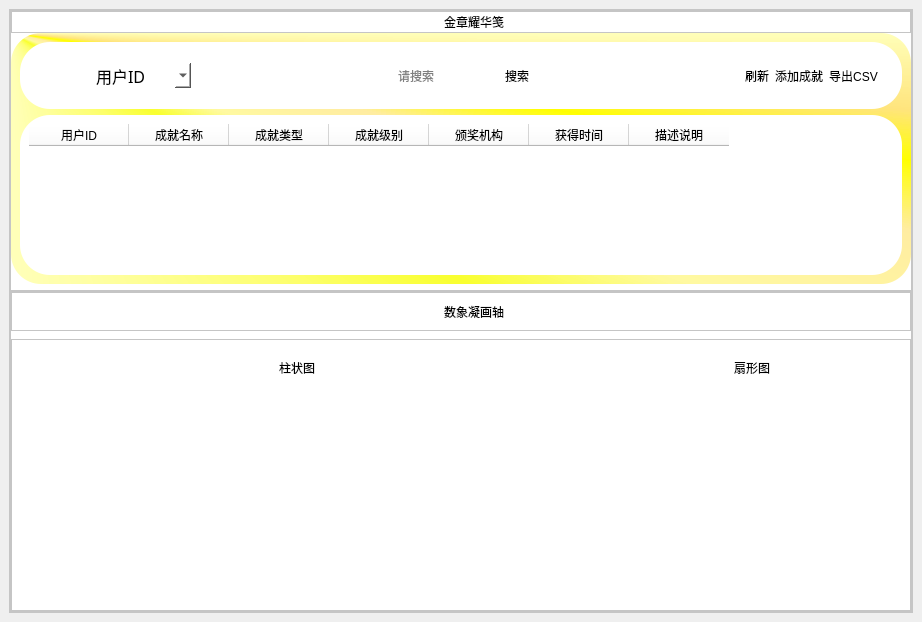
<?xml version="1.0" encoding="UTF-8"?>
<ui version="4.0">
 <class>AchievementWindow</class>
 <widget class="QWidget" name="AchievementWindow">
  <property name="geometry">
   <rect>
    <x>0</x>
    <y>0</y>
    <width>922</width>
    <height>622</height>
   </rect>
  </property>
  <property name="sizePolicy">
   <sizepolicy hsizetype="Preferred" vsizetype="Preferred">
    <horstretch>10</horstretch>
    <verstretch>0</verstretch>
   </sizepolicy>
  </property>
  <property name="windowTitle">
   <string>Form</string>
  </property>
  <layout class="QVBoxLayout" name="verticalLayout" stretch="0">
   <property name="spacing">
    <number>9</number>
   </property>
   <property name="leftMargin">
    <number>9</number>
   </property>
   <property name="topMargin">
    <number>9</number>
   </property>
   <property name="rightMargin">
    <number>9</number>
   </property>
   <property name="bottomMargin">
    <number>9</number>
   </property>
   <item>
    <widget class="QFrame" name="frame">
     <property name="styleSheet">
      <string notr="true">background-color: rgb(255, 255, 255);</string>
     </property>
     <property name="frameShape">
      <enum>QFrame::Shape::StyledPanel</enum>
     </property>
     <property name="frameShadow">
      <enum>QFrame::Shadow::Raised</enum>
     </property>
     <layout class="QVBoxLayout" name="verticalLayout_9">
      <property name="spacing">
       <number>0</number>
      </property>
      <property name="leftMargin">
       <number>0</number>
      </property>
      <property name="topMargin">
       <number>0</number>
      </property>
      <property name="rightMargin">
       <number>0</number>
      </property>
      <property name="bottomMargin">
       <number>0</number>
      </property>
      <item>
       <widget class="QFrame" name="frame_16">
        <property name="sizePolicy">
         <sizepolicy hsizetype="Preferred" vsizetype="Expanding">
          <horstretch>0</horstretch>
          <verstretch>7</verstretch>
         </sizepolicy>
        </property>
        <property name="frameShape">
         <enum>QFrame::Shape::StyledPanel</enum>
        </property>
        <property name="frameShadow">
         <enum>QFrame::Shadow::Raised</enum>
        </property>
        <layout class="QVBoxLayout" name="verticalLayout_11">
         <property name="spacing">
          <number>0</number>
         </property>
         <property name="leftMargin">
          <number>0</number>
         </property>
         <property name="topMargin">
          <number>0</number>
         </property>
         <property name="rightMargin">
          <number>0</number>
         </property>
         <property name="bottomMargin">
          <number>6</number>
         </property>
         <item>
          <layout class="QVBoxLayout" name="verticalLayout_4">
           <item>
            <widget class="QFrame" name="frame_9">
             <property name="frameShape">
              <enum>QFrame::Shape::StyledPanel</enum>
             </property>
             <property name="frameShadow">
              <enum>QFrame::Shadow::Raised</enum>
             </property>
             <layout class="QHBoxLayout" name="horizontalLayout_13">
              <property name="spacing">
               <number>0</number>
              </property>
              <property name="leftMargin">
               <number>0</number>
              </property>
              <property name="topMargin">
               <number>0</number>
              </property>
              <property name="rightMargin">
               <number>0</number>
              </property>
              <property name="bottomMargin">
               <number>0</number>
              </property>
              <item>
               <layout class="QHBoxLayout" name="horizontalLayout_12">
                <property name="spacing">
                 <number>0</number>
                </property>
                <item>
                 <spacer name="horizontalSpacer_5">
                  <property name="orientation">
                   <enum>Qt::Orientation::Horizontal</enum>
                  </property>
                  <property name="sizeHint" stdset="0">
                   <size>
                    <width>40</width>
                    <height>20</height>
                   </size>
                  </property>
                 </spacer>
                </item>
                <item>
                 <layout class="QHBoxLayout" name="horizontalLayout_5">
                  <property name="spacing">
                   <number>0</number>
                  </property>
                  <item>
                   <widget class="QLabel" name="label">
                    <property name="sizePolicy">
                     <sizepolicy hsizetype="Minimum" vsizetype="Expanding">
                      <horstretch>2</horstretch>
                      <verstretch>0</verstretch>
                     </sizepolicy>
                    </property>
                    <property name="minimumSize">
                     <size>
                      <width>25</width>
                      <height>0</height>
                     </size>
                    </property>
                    <property name="maximumSize">
                     <size>
                      <width>50</width>
                      <height>16777215</height>
                     </size>
                    </property>
                    <property name="styleSheet">
                     <string notr="true">image: url(:/icons/res1/icons/announce.png);
image: url(:/icons/res1/icons/Crown.png);
font: 15pt &quot;Agency FB&quot;;</string>
                    </property>
                    <property name="text">
                     <string/>
                    </property>
                   </widget>
                  </item>
                  <item alignment="Qt::AlignmentFlag::AlignHCenter">
                   <widget class="QLabel" name="label_3">
                    <property name="sizePolicy">
                     <sizepolicy hsizetype="Expanding" vsizetype="Expanding">
                      <horstretch>1</horstretch>
                      <verstretch>0</verstretch>
                     </sizepolicy>
                    </property>
                    <property name="styleSheet">
                     <string notr="true">font: 700 12pt &quot;Agency FB&quot;;</string>
                    </property>
                    <property name="text">
                     <string>金章耀华笺</string>
                    </property>
                   </widget>
                  </item>
                 </layout>
                </item>
                <item>
                 <spacer name="horizontalSpacer_6">
                  <property name="orientation">
                   <enum>Qt::Orientation::Horizontal</enum>
                  </property>
                  <property name="sizeHint" stdset="0">
                   <size>
                    <width>40</width>
                    <height>20</height>
                   </size>
                  </property>
                 </spacer>
                </item>
               </layout>
              </item>
             </layout>
            </widget>
           </item>
           <item>
            <widget class="QFrame" name="frame_2">
             <property name="sizePolicy">
              <sizepolicy hsizetype="Preferred" vsizetype="Expanding">
               <horstretch>0</horstretch>
               <verstretch>1</verstretch>
              </sizepolicy>
             </property>
             <property name="styleSheet">
              <string notr="true">#frame_2{
	border-radius:30px;
	background-color: rgb(0, 255, 127);
	
	background-color: rgb(170, 0, 255);
	
	background-color: qconicalgradient(cx:0, cy:0, angle:135, stop:0 rgba(255, 255, 0, 69), stop:0.375 rgba(255, 255, 0, 69), stop:0.423533 rgba(251, 255, 0, 145), stop:0.45 rgba(247, 255, 0, 208), stop:0.477581 rgba(255, 244, 71, 130), stop:0.518717 rgba(255, 218, 71, 130), stop:0.55 rgba(255, 255, 0, 255), stop:0.57754 rgba(255, 203, 0, 130), stop:0.625 rgba(255, 255, 0, 69), stop:1 rgba(255, 255, 0, 69));
	
}</string>
             </property>
             <property name="frameShape">
              <enum>QFrame::Shape::StyledPanel</enum>
             </property>
             <property name="frameShadow">
              <enum>QFrame::Shadow::Raised</enum>
             </property>
             <layout class="QVBoxLayout" name="verticalLayout_3">
              <item>
               <widget class="QFrame" name="frame_4">
                <property name="sizePolicy">
                 <sizepolicy hsizetype="Preferred" vsizetype="Expanding">
                  <horstretch>0</horstretch>
                  <verstretch>1</verstretch>
                 </sizepolicy>
                </property>
                <property name="styleSheet">
                 <string notr="true">
#frame_4{
	border-radius:30px;
	background-color: rgb(255, 111, 101);
	
	background-color: rgb(255, 255, 255);
}</string>
                </property>
                <property name="frameShape">
                 <enum>QFrame::Shape::StyledPanel</enum>
                </property>
                <property name="frameShadow">
                 <enum>QFrame::Shadow::Raised</enum>
                </property>
                <layout class="QHBoxLayout" name="horizontalLayout_17">
                 <property name="spacing">
                  <number>15</number>
                 </property>
                 <property name="leftMargin">
                  <number>15</number>
                 </property>
                 <property name="topMargin">
                  <number>12</number>
                 </property>
                 <property name="rightMargin">
                  <number>15</number>
                 </property>
                 <property name="bottomMargin">
                  <number>12</number>
                 </property>
                 <item>
                  <widget class="QFrame" name="frame_6">
                   <property name="styleSheet">
                    <string notr="true">border-radius:30px;</string>
                   </property>
                   <property name="frameShape">
                    <enum>QFrame::Shape::StyledPanel</enum>
                   </property>
                   <property name="frameShadow">
                    <enum>QFrame::Shadow::Raised</enum>
                   </property>
                   <layout class="QHBoxLayout" name="horizontalLayout_7">
                    <item>
                     <layout class="QHBoxLayout" name="horizontalLayout_2">
                      <property name="spacing">
                       <number>0</number>
                      </property>
                      <property name="leftMargin">
                       <number>0</number>
                      </property>
                      <property name="rightMargin">
                       <number>0</number>
                      </property>
                      <item>
                       <widget class="QWidget" name="widget_2" native="true">
                        <property name="sizePolicy">
                         <sizepolicy hsizetype="Expanding" vsizetype="Preferred">
                          <horstretch>1</horstretch>
                          <verstretch>0</verstretch>
                         </sizepolicy>
                        </property>
                        <property name="minimumSize">
                         <size>
                          <width>30</width>
                          <height>0</height>
                         </size>
                        </property>
                        <property name="maximumSize">
                         <size>
                          <width>50</width>
                          <height>50</height>
                         </size>
                        </property>
                        <property name="styleSheet">
                         <string notr="true">image: url(:/icons/res1/icons/option.png);
border:none</string>
                        </property>
                       </widget>
                      </item>
                      <item alignment="Qt::AlignmentFlag::AlignRight">
                       <widget class="QComboBox" name="comboBox">
                        <property name="sizePolicy">
                         <sizepolicy hsizetype="Expanding" vsizetype="Expanding">
                          <horstretch>2</horstretch>
                          <verstretch>0</verstretch>
                         </sizepolicy>
                        </property>
                        <property name="minimumSize">
                         <size>
                          <width>100</width>
                          <height>0</height>
                         </size>
                        </property>
                        <property name="font">
                         <font>
                          <family>宋体</family>
                          <pointsize>12</pointsize>
                          <italic>false</italic>
                          <bold>false</bold>
                         </font>
                        </property>
                        <property name="styleSheet">
                         <string notr="true">font: 12pt &quot;宋体&quot;; 
</string>
                        </property>
                        <item>
                         <property name="text">
                          <string>用户ID</string>
                         </property>
                        </item>
                        <item>
                         <property name="text">
                          <string>成就名称</string>
                         </property>
                        </item>
                        <item>
                         <property name="text">
                          <string>成就类型</string>
                         </property>
                        </item>
                        <item>
                         <property name="text">
                          <string>成就级别</string>
                         </property>
                        </item>
                        <item>
                         <property name="text">
                          <string>颁奖机构</string>
                         </property>
                        </item>
                        <item>
                         <property name="text">
                          <string>获得时间</string>
                         </property>
                        </item>
                        <item>
                         <property name="text">
                          <string>描述说明</string>
                         </property>
                        </item>
                       </widget>
                      </item>
                     </layout>
                    </item>
                    <item>
                     <spacer name="horizontalSpacer">
                      <property name="orientation">
                       <enum>Qt::Orientation::Horizontal</enum>
                      </property>
                      <property name="sizeHint" stdset="0">
                       <size>
                        <width>185</width>
                        <height>20</height>
                       </size>
                      </property>
                     </spacer>
                    </item>
                    <item>
                     <layout class="QHBoxLayout" name="horizontalLayout">
                      <property name="spacing">
                       <number>0</number>
                      </property>
                      <item>
                       <widget class="QWidget" name="widget" native="true">
                        <property name="sizePolicy">
                         <sizepolicy hsizetype="Expanding" vsizetype="Preferred">
                          <horstretch>1</horstretch>
                          <verstretch>0</verstretch>
                         </sizepolicy>
                        </property>
                        <property name="styleSheet">
                         <string notr="true">image: url(:/icons/res1/icons/research.png);</string>
                        </property>
                       </widget>
                      </item>
                      <item alignment="Qt::AlignmentFlag::AlignHCenter">
                       <widget class="QLineEdit" name="search_lineEdit">
                        <property name="sizePolicy">
                         <sizepolicy hsizetype="Expanding" vsizetype="Expanding">
                          <horstretch>9</horstretch>
                          <verstretch>0</verstretch>
                         </sizepolicy>
                        </property>
                        <property name="styleSheet">
                         <string notr="true">font: 12pt &quot;宋体&quot;;</string>
                        </property>
                        <property name="placeholderText">
                         <string>请搜索</string>
                        </property>
                       </widget>
                      </item>
                      <item>
                       <widget class="QPushButton" name="search_pushButton">
                        <property name="sizePolicy">
                         <sizepolicy hsizetype="Minimum" vsizetype="Expanding">
                          <horstretch>0</horstretch>
                          <verstretch>0</verstretch>
                         </sizepolicy>
                        </property>
                        <property name="styleSheet">
                         <string notr="true">
#search_pushButton:hover{
	background-color: rgb(196, 196, 196);
	border-radius:8px;
	color: rgb(0, 0, 0);
}

#search_pushButton:pressed{
	padding-top:3px;
	padding-left:3px;
}
#search_pushButton{

	border-radius:30px;

}</string>
                        </property>
                        <property name="text">
                         <string>搜索</string>
                        </property>
                       </widget>
                      </item>
                     </layout>
                    </item>
                    <item>
                     <spacer name="horizontalSpacer_2">
                      <property name="orientation">
                       <enum>Qt::Orientation::Horizontal</enum>
                      </property>
                      <property name="sizeHint" stdset="0">
                       <size>
                        <width>210</width>
                        <height>20</height>
                       </size>
                      </property>
                     </spacer>
                    </item>
                    <item>
                     <layout class="QHBoxLayout" name="horizontalLayout_3">
                      <item>
                       <widget class="QPushButton" name="refresh_pushButton">
                        <property name="sizePolicy">
                         <sizepolicy hsizetype="Minimum" vsizetype="Expanding">
                          <horstretch>0</horstretch>
                          <verstretch>0</verstretch>
                         </sizepolicy>
                        </property>
                        <property name="styleSheet">
                         <string notr="true">#refresh_pushButton:hover{
	background-color: rgb(196, 196, 196);
	border-radius:8px;
	color: rgb(0, 0, 0);
}
#refresh_pushButton:pressed{
	padding-top:3px;
	padding-left:3px;
}



</string>
                        </property>
                        <property name="text">
                         <string>刷新</string>
                        </property>
                        <property name="icon">
                         <iconset resource="res1.qrc">
                          <normaloff>:/icons/res1/icons/refresh.png</normaloff>:/icons/res1/icons/refresh.png</iconset>
                        </property>
                       </widget>
                      </item>
                      <item>
                       <widget class="QPushButton" name="add_achieve_pushButton">
                        <property name="sizePolicy">
                         <sizepolicy hsizetype="Minimum" vsizetype="Expanding">
                          <horstretch>0</horstretch>
                          <verstretch>0</verstretch>
                         </sizepolicy>
                        </property>
                        <property name="styleSheet">
                         <string notr="true">#add_achieve_pushButton:hover{
	background-color: rgb(196, 196, 196);
	border-radius:8px;
	color: rgb(0, 0, 0);
}
#add_achieve_pushButton:pressed{
	padding-top:3px;
	padding-left:3px;
}



</string>
                        </property>
                        <property name="text">
                         <string>添加成就</string>
                        </property>
                        <property name="icon">
                         <iconset resource="res1.qrc">
                          <normaloff>:/icons/res1/icons/add.png</normaloff>:/icons/res1/icons/add.png</iconset>
                        </property>
                       </widget>
                      </item>
                      <item>
                       <widget class="QPushButton" name="export_csv_pushButton">
                        <property name="sizePolicy">
                         <sizepolicy hsizetype="Minimum" vsizetype="Expanding">
                          <horstretch>0</horstretch>
                          <verstretch>0</verstretch>
                         </sizepolicy>
                        </property>
                        <property name="styleSheet">
                         <string notr="true">#export_csv_pushButton:hover{
    background-color: rgb(196, 196, 196);
    border-radius:8px;
    color: rgb(0, 0, 0);
}
#export_csv_pushButton:pressed{
    padding-top:3px;
    padding-left:3px;
}
</string>
                        </property>
                        <property name="text">
                         <string>导出CSV</string>
                        </property>
                        <property name="icon">
                         <iconset resource="res1.qrc">
                          <normaloff>:/icons/res1/icons/Exportfile.png</normaloff>:/icons/res1/icons/Exportfile.png</iconset>
                        </property>
                       </widget>
                      </item>
                     </layout>
                    </item>
                   </layout>
                  </widget>
                 </item>
                </layout>
               </widget>
              </item>
              <item>
               <widget class="QFrame" name="frame_5">
                <property name="sizePolicy">
                 <sizepolicy hsizetype="Preferred" vsizetype="Expanding">
                  <horstretch>0</horstretch>
                  <verstretch>5</verstretch>
                 </sizepolicy>
                </property>
                <property name="styleSheet">
                 <string notr="true">border-radius:30px;</string>
                </property>
                <property name="frameShape">
                 <enum>QFrame::Shape::StyledPanel</enum>
                </property>
                <property name="frameShadow">
                 <enum>QFrame::Shadow::Raised</enum>
                </property>
                <layout class="QHBoxLayout" name="horizontalLayout_4">
                 <item>
                  <widget class="QTableWidget" name="tableWidget">
                   <property name="styleSheet">
                    <string notr="true">font: 12pt &quot;宋体&quot;;</string>
                   </property>
                   <column>
                    <property name="text">
                     <string>用户ID</string>
                    </property>
                   </column>
                   <column>
                    <property name="text">
                     <string>成就名称</string>
                    </property>
                   </column>
                   <column>
                    <property name="text">
                     <string>成就类型</string>
                    </property>
                   </column>
                   <column>
                    <property name="text">
                     <string>成就级别</string>
                    </property>
                   </column>
                   <column>
                    <property name="text">
                     <string>颁奖机构</string>
                    </property>
                   </column>
                   <column>
                    <property name="text">
                     <string>获得时间</string>
                    </property>
                   </column>
                   <column>
                    <property name="text">
                     <string>描述说明</string>
                    </property>
                   </column>
                  </widget>
                 </item>
                </layout>
               </widget>
              </item>
             </layout>
            </widget>
           </item>
          </layout>
         </item>
        </layout>
       </widget>
      </item>
      <item>
       <widget class="QFrame" name="frame_8">
        <property name="sizePolicy">
         <sizepolicy hsizetype="Preferred" vsizetype="Expanding">
          <horstretch>0</horstretch>
          <verstretch>8</verstretch>
         </sizepolicy>
        </property>
        <property name="frameShape">
         <enum>QFrame::Shape::StyledPanel</enum>
        </property>
        <property name="frameShadow">
         <enum>QFrame::Shadow::Raised</enum>
        </property>
        <layout class="QVBoxLayout" name="verticalLayout_10">
         <property name="spacing">
          <number>8</number>
         </property>
         <property name="leftMargin">
          <number>0</number>
         </property>
         <property name="topMargin">
          <number>0</number>
         </property>
         <property name="rightMargin">
          <number>0</number>
         </property>
         <property name="bottomMargin">
          <number>0</number>
         </property>
         <item>
          <layout class="QVBoxLayout" name="verticalLayout_8">
           <item>
            <widget class="QFrame" name="frame_11">
             <property name="sizePolicy">
              <sizepolicy hsizetype="Preferred" vsizetype="Expanding">
               <horstretch>0</horstretch>
               <verstretch>1</verstretch>
              </sizepolicy>
             </property>
             <property name="frameShape">
              <enum>QFrame::Shape::StyledPanel</enum>
             </property>
             <property name="frameShadow">
              <enum>QFrame::Shadow::Raised</enum>
             </property>
             <layout class="QHBoxLayout" name="horizontalLayout_14">
              <property name="spacing">
               <number>0</number>
              </property>
              <property name="leftMargin">
               <number>0</number>
              </property>
              <property name="topMargin">
               <number>0</number>
              </property>
              <property name="rightMargin">
               <number>0</number>
              </property>
              <property name="bottomMargin">
               <number>0</number>
              </property>
              <item>
               <layout class="QHBoxLayout" name="horizontalLayout_18">
                <property name="spacing">
                 <number>0</number>
                </property>
                <item>
                 <spacer name="horizontalSpacer_11">
                  <property name="orientation">
                   <enum>Qt::Orientation::Horizontal</enum>
                  </property>
                  <property name="sizeHint" stdset="0">
                   <size>
                    <width>40</width>
                    <height>20</height>
                   </size>
                  </property>
                 </spacer>
                </item>
                <item>
                 <layout class="QHBoxLayout" name="horizontalLayout_19">
                  <property name="spacing">
                   <number>0</number>
                  </property>
                  <item>
                   <widget class="QLabel" name="label_9">
                    <property name="sizePolicy">
                     <sizepolicy hsizetype="Minimum" vsizetype="Expanding">
                      <horstretch>2</horstretch>
                      <verstretch>0</verstretch>
                     </sizepolicy>
                    </property>
                    <property name="minimumSize">
                     <size>
                      <width>25</width>
                      <height>0</height>
                     </size>
                    </property>
                    <property name="maximumSize">
                     <size>
                      <width>50</width>
                      <height>16777215</height>
                     </size>
                    </property>
                    <property name="styleSheet">
                     <string notr="true">
image: url(:/icons/res1/icons/data_image.png);
font: 15pt &quot;Agency FB&quot;;</string>
                    </property>
                    <property name="text">
                     <string/>
                    </property>
                   </widget>
                  </item>
                  <item alignment="Qt::AlignmentFlag::AlignHCenter">
                   <widget class="QLabel" name="label_10">
                    <property name="sizePolicy">
                     <sizepolicy hsizetype="Expanding" vsizetype="Expanding">
                      <horstretch>1</horstretch>
                      <verstretch>0</verstretch>
                     </sizepolicy>
                    </property>
                    <property name="styleSheet">
                     <string notr="true">font: 700 12pt &quot;Agency FB&quot;;</string>
                    </property>
                    <property name="text">
                     <string>数象凝画轴</string>
                    </property>
                   </widget>
                  </item>
                 </layout>
                </item>
                <item>
                 <spacer name="horizontalSpacer_12">
                  <property name="orientation">
                   <enum>Qt::Orientation::Horizontal</enum>
                  </property>
                  <property name="sizeHint" stdset="0">
                   <size>
                    <width>40</width>
                    <height>20</height>
                   </size>
                  </property>
                 </spacer>
                </item>
               </layout>
              </item>
             </layout>
            </widget>
           </item>
           <item>
            <widget class="QFrame" name="frame_3">
             <property name="sizePolicy">
              <sizepolicy hsizetype="Preferred" vsizetype="Expanding">
               <horstretch>0</horstretch>
               <verstretch>7</verstretch>
              </sizepolicy>
             </property>
             <property name="styleSheet">
              <string notr="true">background-color: rgb(170, 170, 127);
background-color: rgb(255, 255, 255);</string>
             </property>
             <property name="frameShape">
              <enum>QFrame::Shape::StyledPanel</enum>
             </property>
             <property name="frameShadow">
              <enum>QFrame::Shadow::Raised</enum>
             </property>
             <layout class="QHBoxLayout" name="horizontalLayout_9">
              <property name="spacing">
               <number>12</number>
              </property>
              <property name="leftMargin">
               <number>0</number>
              </property>
              <property name="topMargin">
               <number>0</number>
              </property>
              <property name="rightMargin">
               <number>0</number>
              </property>
              <property name="bottomMargin">
               <number>0</number>
              </property>
              <item>
               <widget class="QFrame" name="frame_12">
                <property name="sizePolicy">
                 <sizepolicy hsizetype="Expanding" vsizetype="Preferred">
                  <horstretch>3</horstretch>
                  <verstretch>0</verstretch>
                 </sizepolicy>
                </property>
                <property name="styleSheet">
                 <string notr="true">background-color: qconicalgradient(cx:0, cy:0, angle:135, stop:0.107955 rgba(255, 124, 68, 69), stop:0.136364 rgba(237, 242, 89, 69), stop:0.380682 rgba(222, 96, 0, 145), stop:0.448864 rgba(255, 0, 0, 208), stop:0.477581 rgba(246, 255, 17, 130), stop:0.518717 rgba(227, 188, 29, 130), stop:0.590909 rgba(255, 110, 0, 255), stop:0.625 rgba(255, 255, 0, 69), stop:0.744318 rgba(255, 216, 66, 130), stop:1 rgba(255, 255, 0, 69));
border-radius:30px;</string>
                </property>
                <property name="frameShape">
                 <enum>QFrame::Shape::StyledPanel</enum>
                </property>
                <property name="frameShadow">
                 <enum>QFrame::Shadow::Raised</enum>
                </property>
                <layout class="QVBoxLayout" name="verticalLayout_5">
                 <item>
                  <widget class="QFrame" name="frame_7">
                   <property name="sizePolicy">
                    <sizepolicy hsizetype="Expanding" vsizetype="Expanding">
                     <horstretch>3</horstretch>
                     <verstretch>1</verstretch>
                    </sizepolicy>
                   </property>
                   <property name="styleSheet">
                    <string notr="true">border-radius:30px;
background-color: rgb(255, 255, 255);</string>
                   </property>
                   <property name="frameShape">
                    <enum>QFrame::Shape::StyledPanel</enum>
                   </property>
                   <property name="frameShadow">
                    <enum>QFrame::Shadow::Raised</enum>
                   </property>
                   <layout class="QVBoxLayout" name="verticalLayout_2">
                    <item>
                     <layout class="QHBoxLayout" name="horizontalLayout_8">
                      <item>
                       <widget class="QFrame" name="frame_10">
                        <property name="frameShape">
                         <enum>QFrame::Shape::StyledPanel</enum>
                        </property>
                        <property name="frameShadow">
                         <enum>QFrame::Shadow::Raised</enum>
                        </property>
                       </widget>
                      </item>
                      <item>
                       <spacer name="horizontalSpacer_4">
                        <property name="orientation">
                         <enum>Qt::Orientation::Horizontal</enum>
                        </property>
                        <property name="sizeHint" stdset="0">
                         <size>
                          <width>40</width>
                          <height>20</height>
                         </size>
                        </property>
                       </spacer>
                      </item>
                      <item>
                       <layout class="QHBoxLayout" name="horizontalLayout_6">
                        <property name="spacing">
                         <number>6</number>
                        </property>
                        <item alignment="Qt::AlignmentFlag::AlignHCenter">
                         <widget class="QLabel" name="label_2">
                          <property name="sizePolicy">
                           <sizepolicy hsizetype="Expanding" vsizetype="Expanding">
                            <horstretch>2</horstretch>
                            <verstretch>0</verstretch>
                           </sizepolicy>
                          </property>
                          <property name="minimumSize">
                           <size>
                            <width>25</width>
                            <height>0</height>
                           </size>
                          </property>
                          <property name="styleSheet">
                           <string notr="true">image: url(:/icons/res1/icons/bar.png);

font: 15pt &quot;Agency FB&quot;;</string>
                          </property>
                          <property name="text">
                           <string/>
                          </property>
                         </widget>
                        </item>
                        <item alignment="Qt::AlignmentFlag::AlignHCenter">
                         <widget class="QLabel" name="label_4">
                          <property name="sizePolicy">
                           <sizepolicy hsizetype="Expanding" vsizetype="Expanding">
                            <horstretch>1</horstretch>
                            <verstretch>0</verstretch>
                           </sizepolicy>
                          </property>
                          <property name="styleSheet">
                           <string notr="true">font: 700 12pt &quot;Agency FB&quot;;</string>
                          </property>
                          <property name="text">
                           <string>柱状图</string>
                          </property>
                         </widget>
                        </item>
                       </layout>
                      </item>
                      <item>
                       <spacer name="horizontalSpacer_3">
                        <property name="orientation">
                         <enum>Qt::Orientation::Horizontal</enum>
                        </property>
                        <property name="sizeHint" stdset="0">
                         <size>
                          <width>40</width>
                          <height>20</height>
                         </size>
                        </property>
                       </spacer>
                      </item>
                     </layout>
                    </item>
                    <item>
                     <widget class="QWidget" name="bar_widget" native="true">
                      <property name="sizePolicy">
                       <sizepolicy hsizetype="Expanding" vsizetype="Expanding">
                        <horstretch>0</horstretch>
                        <verstretch>3</verstretch>
                       </sizepolicy>
                      </property>
                      <property name="styleSheet">
                       <string notr="true"/>
                      </property>
                     </widget>
                    </item>
                   </layout>
                  </widget>
                 </item>
                </layout>
               </widget>
              </item>
              <item>
               <widget class="QFrame" name="frame_13">
                <property name="sizePolicy">
                 <sizepolicy hsizetype="Expanding" vsizetype="Preferred">
                  <horstretch>2</horstretch>
                  <verstretch>0</verstretch>
                 </sizepolicy>
                </property>
                <property name="styleSheet">
                 <string notr="true">background-color: qconicalgradient(cx:0, cy:0, angle:135, stop:0.107955 rgba(255, 124, 68, 69), stop:0.136364 rgba(237, 242, 89, 69), stop:0.380682 rgba(222, 96, 0, 145), stop:0.448864 rgba(255, 0, 0, 208), stop:0.477581 rgba(246, 255, 17, 130), stop:0.518717 rgba(227, 188, 29, 130), stop:0.590909 rgba(255, 110, 0, 255), stop:0.625 rgba(255, 255, 0, 69), stop:0.744318 rgba(255, 216, 66, 130), stop:1 rgba(255, 255, 0, 69));
background-color: qconicalgradient(cx:0, cy:0, angle:129.4, stop:0.136364 rgba(237, 242, 89, 69), stop:0.261364 rgba(222, 0, 0, 145), stop:0.284091 rgba(222, 96, 0, 145), stop:0.340909 rgba(255, 0, 0, 208), stop:0.454545 rgba(189, 16, 91, 196), stop:0.477581 rgba(255, 58, 17, 130), stop:0.494318 rgba(255, 133, 2, 69), stop:0.518717 rgba(227, 132, 29, 130), stop:0.522727 rgba(218, 20, 20, 189), stop:0.607955 rgba(209, 0, 0, 255), stop:1 rgba(255, 255, 0, 69));
border-radius:30px;</string>
                </property>
                <property name="frameShape">
                 <enum>QFrame::Shape::StyledPanel</enum>
                </property>
                <property name="frameShadow">
                 <enum>QFrame::Shadow::Raised</enum>
                </property>
                <layout class="QVBoxLayout" name="verticalLayout_6">
                 <item>
                  <widget class="QFrame" name="frame_14">
                   <property name="sizePolicy">
                    <sizepolicy hsizetype="Expanding" vsizetype="Expanding">
                     <horstretch>3</horstretch>
                     <verstretch>1</verstretch>
                    </sizepolicy>
                   </property>
                   <property name="styleSheet">
                    <string notr="true">border-radius:30px;
background-color: rgb(255, 255, 255);</string>
                   </property>
                   <property name="frameShape">
                    <enum>QFrame::Shape::StyledPanel</enum>
                   </property>
                   <property name="frameShadow">
                    <enum>QFrame::Shadow::Raised</enum>
                   </property>
                   <layout class="QVBoxLayout" name="verticalLayout_7">
                    <item>
                     <layout class="QHBoxLayout" name="horizontalLayout_10">
                      <item>
                       <widget class="QFrame" name="frame_15">
                        <property name="frameShape">
                         <enum>QFrame::Shape::StyledPanel</enum>
                        </property>
                        <property name="frameShadow">
                         <enum>QFrame::Shadow::Raised</enum>
                        </property>
                       </widget>
                      </item>
                      <item>
                       <spacer name="horizontalSpacer_7">
                        <property name="orientation">
                         <enum>Qt::Orientation::Horizontal</enum>
                        </property>
                        <property name="sizeHint" stdset="0">
                         <size>
                          <width>40</width>
                          <height>20</height>
                         </size>
                        </property>
                       </spacer>
                      </item>
                      <item>
                       <layout class="QHBoxLayout" name="horizontalLayout_11">
                        <property name="spacing">
                         <number>6</number>
                        </property>
                        <item alignment="Qt::AlignmentFlag::AlignHCenter">
                         <widget class="QLabel" name="label_7">
                          <property name="sizePolicy">
                           <sizepolicy hsizetype="Expanding" vsizetype="Expanding">
                            <horstretch>2</horstretch>
                            <verstretch>0</verstretch>
                           </sizepolicy>
                          </property>
                          <property name="minimumSize">
                           <size>
                            <width>25</width>
                            <height>0</height>
                           </size>
                          </property>
                          <property name="styleSheet">
                           <string notr="true">image: url(:/icons/res1/icons/bar.png);
image: url(:/icons/res1/icons/Sector.png);
font: 15pt &quot;Agency FB&quot;;</string>
                          </property>
                          <property name="text">
                           <string/>
                          </property>
                         </widget>
                        </item>
                        <item alignment="Qt::AlignmentFlag::AlignHCenter">
                         <widget class="QLabel" name="label_8">
                          <property name="sizePolicy">
                           <sizepolicy hsizetype="Expanding" vsizetype="Expanding">
                            <horstretch>1</horstretch>
                            <verstretch>0</verstretch>
                           </sizepolicy>
                          </property>
                          <property name="styleSheet">
                           <string notr="true">font: 700 12pt &quot;Agency FB&quot;;</string>
                          </property>
                          <property name="text">
                           <string>扇形图</string>
                          </property>
                         </widget>
                        </item>
                       </layout>
                      </item>
                      <item>
                       <spacer name="horizontalSpacer_8">
                        <property name="orientation">
                         <enum>Qt::Orientation::Horizontal</enum>
                        </property>
                        <property name="sizeHint" stdset="0">
                         <size>
                          <width>40</width>
                          <height>20</height>
                         </size>
                        </property>
                       </spacer>
                      </item>
                     </layout>
                    </item>
                    <item>
                     <widget class="QWidget" name="bar_widget_3" native="true">
                      <property name="sizePolicy">
                       <sizepolicy hsizetype="Expanding" vsizetype="Expanding">
                        <horstretch>0</horstretch>
                        <verstretch>3</verstretch>
                       </sizepolicy>
                      </property>
                      <property name="styleSheet">
                       <string notr="true"/>
                      </property>
                     </widget>
                    </item>
                   </layout>
                  </widget>
                 </item>
                </layout>
               </widget>
              </item>
             </layout>
            </widget>
           </item>
          </layout>
         </item>
        </layout>
       </widget>
      </item>
     </layout>
    </widget>
   </item>
  </layout>
 </widget>
 <resources>
  <include location="res1.qrc"/>
 </resources>
 <connections/>
</ui>
